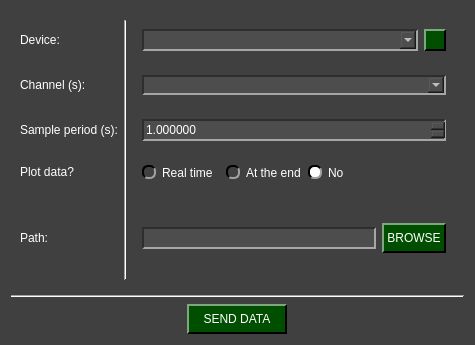
<?xml version="1.0" encoding="UTF-8"?>
<ui version="4.0">
 <class>Arduino_SendData_W</class>
 <widget class="QWidget" name="Arduino_SendData_W">
  <property name="geometry">
   <rect>
    <x>0</x>
    <y>0</y>
    <width>475</width>
    <height>345</height>
   </rect>
  </property>
  <property name="windowTitle">
   <string>Form</string>
  </property>
  <property name="styleSheet">
   <string notr="true">QComboBox QAbstractItemView {
    background-color: rgb(77, 77, 77);
}

QComboBox QAbstractItemView::item:focus{
    background-color: rgb(140, 140, 140);
}

QDoubleSpinBox{
	background-color: rgb(77, 77, 77);
	
	border-top: 1.5px solid rgb(46, 46, 46);
	border-left: 1.5px solid rgb(46, 46, 46);

	border-bottom: 1.5px solid rgb(166, 166, 166);
	border-right: 1.5px solid rgb(166, 166, 166);
}

QDoubleSpinBox::up-button{
    image: url(:/imgs/imgs/drop_up_arrow.png);
	width: 11px;

	background-color: rgb(0, 79, 0);
	border-top: 1.5px solid rgb(127, 167, 127);
	border-left: 1.5px solid rgb(127, 167, 127);

	border-bottom: 1.5px solid rgb(0, 0, 0);
	border-right: 1.5px solid rgb(0, 0, 0);
}

QDoubleSpinBox::up-button:pressed{
	border: 2px solid rgb(255, 255, 255);
}

QDoubleSpinBox::up-button:hover{
	background-color: rgb(0, 50, 0);
}

QDoubleSpinBox::down-button{
    image: url(:/imgs/imgs/drop_down_arrow.png);
	width: 11px;

	background-color: rgb(0, 79, 0);
	border-top: 1.5px solid rgb(127, 167, 127);
	border-left: 1.5px solid rgb(127, 167, 127);

	border-bottom: 1.5px solid rgb(0, 0, 0);
	border-right: 1.5px solid rgb(0, 0, 0);
}

QDoubleSpinBox::down-button:pressed{
	border: 2px solid rgb(255, 255, 255);
}

QDoubleSpinBox::down-button:hover{
	background-color: rgb(0, 50, 0);
}

QWidget#Arduino_SendData_W{
	background-color: rgb(64, 64, 64);
}

QWidget{
	color: rgb(255, 255, 255);
}

QComboBox{
	background-color: rgb(77, 77, 77);
	
	border-top: 1.5px solid rgb(46, 46, 46);
	border-left: 1.5px solid rgb(46, 46, 46);

	border-bottom: 1.5px solid rgb(166, 166, 166);
	border-right: 1.5px solid rgb(166, 166, 166);
}


QComboBox::drop-down{
	image: url(:/imgs/imgs/drop_down_arrow.png);
	width: 11px;

	background-color: rgb(0, 79, 0);
	border-top: 2px solid rgb(127, 167, 127);
	border-left: 2px solid rgb(127, 167, 127);

	border-bottom: 2px solid rgb(0, 0, 0);
	border-right: 2px solid rgb(0, 0, 0);
}

QComboBox::drop-down:hover{
	background-color: rgb(0, 50, 0);
}

QComboBox::drop-down:pressed{
	border: 2px solid rgb(255, 255, 255);
}

QPushButton{
	background-color: rgb(0, 79, 0);

	border-top: 1.5px solid rgb(127, 167, 127);
	border-left: 1.5px solid rgb(127, 167, 127);

	border-bottom: 1.5px solid rgb(0, 0, 0);
	border-right: 1.5px solid rgb(0, 0, 0);

	
	font: 12pt &quot;Helvetica&quot;;
	text-align:center;
}

QWidget{
	font: 12pt &quot;Helvetica&quot;;
}

QPushButton:hover{
	background-color: rgb(0, 50, 0);
}

QPushButton:pressed{
	border: 2px solid rgb(255, 255, 255);
}

QLineEdit{
	background-color: rgb(77, 77, 77);
	border-top: 1.5px solid rgb(46, 46, 46);
	border-left: 1.5px solid rgb(46, 46, 46);

	border-bottom: 1.5px solid rgb(166, 166, 166);
	border-right: 1.5px solid rgb(166, 166, 166);
}

QRadioButton::indicator{
	border-radius: 6px;
	border-top: 1.5px solid rgb(0, 0, 0);
	border-left: 1.5px solid rgb(0, 0, 0);

	border-bottom: 1.5px solid rgb(160, 160, 160);
	border-right: 1.5px solid rgb(160, 160, 160);
}

QRadioButton::indicator::checked{
	background-color: white;
}

QRadioButton::indicator::unchecked:hover{
	background-color: #9F9F9F;
}

QRadioButton::indicator::pressed{
	border: 1.5px solid #505050
}

QPushButton#reload_devices{
	image: url(:/imgs/imgs/reload.png);
	width: 11px;
	background-color: rgb(0, 79, 0);

	border-top: 1.5px solid rgb(127, 167, 127);
	border-left: 1.5px solid rgb(127, 167, 127);

	border-bottom: 1.5px solid rgb(0, 0, 0);
	border-right: 1.5px solid rgb(0, 0, 0);

	
	font: 12pt &quot;Helvetica&quot;;
	text-align:center;
}

QPushButton#reload_devices:hover{
	background-color: rgb(0, 50, 0);
}

QPushButton#reload_devices:pressed{
	border: 2px solid rgb(255, 255, 255);
}</string>
  </property>
  <layout class="QGridLayout" name="gridLayout_3">
   <item row="0" column="0">
    <widget class="QWidget" name="widget" native="true">
     <layout class="QGridLayout" name="gridLayout">
      <item row="2" column="0">
       <widget class="QLabel" name="label_4">
        <property name="minimumSize">
         <size>
          <width>0</width>
          <height>30</height>
         </size>
        </property>
        <property name="maximumSize">
         <size>
          <width>16777215</width>
          <height>30</height>
         </size>
        </property>
        <property name="text">
         <string>Sample period (s):</string>
        </property>
       </widget>
      </item>
      <item row="3" column="2" alignment="Qt::AlignmentFlag::AlignLeft">
       <widget class="QWidget" name="widget_7" native="true">
        <layout class="QHBoxLayout" name="horizontalLayout">
         <item>
          <widget class="QRadioButton" name="yes_rt_plot_radio">
           <property name="text">
            <string>Real time</string>
           </property>
           <property name="checked">
            <bool>false</bool>
           </property>
           <attribute name="buttonGroup">
            <string notr="true">plot_radio_group</string>
           </attribute>
          </widget>
         </item>
         <item>
          <widget class="QLabel" name="label_warning">
           <property name="toolTip">
            <string>&lt;html&gt;&lt;head/&gt;&lt;body&gt;&lt;p&gt;&lt;span style=&quot; font-size:16pt;&quot;&gt;Selecting Real Time may reduce your acquisition performance if you need to collect data at high frequencies ( sample period &amp;lt; 0.05 s ). We suggest plotting at the end of the acquisition if you don't want to be affected.&lt;/span&gt;&lt;/p&gt;&lt;/body&gt;&lt;/html&gt;</string>
           </property>
           <property name="text">
            <string>&lt;html&gt;&lt;head/&gt;&lt;body&gt;&lt;p&gt;&lt;img src=&quot;:/imgs/imgs/Warning_logo.png&quot;/&gt;&lt;/p&gt;&lt;/body&gt;&lt;/html&gt;</string>
           </property>
          </widget>
         </item>
         <item>
          <widget class="QRadioButton" name="yes_ate_plot_radio">
           <property name="text">
            <string>At the end</string>
           </property>
           <attribute name="buttonGroup">
            <string notr="true">plot_radio_group</string>
           </attribute>
          </widget>
         </item>
         <item>
          <widget class="QRadioButton" name="no_plot_radio">
           <property name="text">
            <string>No</string>
           </property>
           <property name="checked">
            <bool>true</bool>
           </property>
           <attribute name="buttonGroup">
            <string notr="true">plot_radio_group</string>
           </attribute>
          </widget>
         </item>
        </layout>
       </widget>
      </item>
      <item row="0" column="2">
       <widget class="QWidget" name="widget_2" native="true">
        <layout class="QGridLayout" name="gridLayout_2">
         <item row="1" column="0">
          <widget class="QComboBox" name="device_combo">
           <property name="minimumSize">
            <size>
             <width>0</width>
             <height>22</height>
            </size>
           </property>
           <property name="maximumSize">
            <size>
             <width>16777215</width>
             <height>22</height>
            </size>
           </property>
          </widget>
         </item>
         <item row="1" column="1">
          <widget class="QPushButton" name="reload_devices">
           <property name="minimumSize">
            <size>
             <width>22</width>
             <height>22</height>
            </size>
           </property>
           <property name="maximumSize">
            <size>
             <width>22</width>
             <height>22</height>
            </size>
           </property>
           <property name="toolTip">
            <string>&lt;html&gt;&lt;head/&gt;&lt;body&gt;&lt;p&gt;Update COM ports&lt;/p&gt;&lt;/body&gt;&lt;/html&gt;</string>
           </property>
           <property name="text">
            <string/>
           </property>
          </widget>
         </item>
        </layout>
       </widget>
      </item>
      <item row="2" column="2">
       <widget class="QWidget" name="widget_5" native="true">
        <layout class="QGridLayout" name="gridLayout_6">
         <item row="0" column="0">
          <widget class="QDoubleSpinBox" name="Ts_in">
           <property name="minimumSize">
            <size>
             <width>0</width>
             <height>22</height>
            </size>
           </property>
           <property name="maximumSize">
            <size>
             <width>16777215</width>
             <height>22</height>
            </size>
           </property>
           <property name="decimals">
            <number>6</number>
           </property>
           <property name="maximum">
            <double>999999999999.000000000000000</double>
           </property>
           <property name="singleStep">
            <double>0.010000000000000</double>
           </property>
           <property name="stepType">
            <enum>QAbstractSpinBox::StepType::AdaptiveDecimalStepType</enum>
           </property>
           <property name="value">
            <double>1.000000000000000</double>
           </property>
          </widget>
         </item>
        </layout>
       </widget>
      </item>
      <item row="0" column="0">
       <widget class="QLabel" name="label">
        <property name="minimumSize">
         <size>
          <width>0</width>
          <height>30</height>
         </size>
        </property>
        <property name="maximumSize">
         <size>
          <width>16777215</width>
          <height>30</height>
         </size>
        </property>
        <property name="text">
         <string>Device:</string>
        </property>
       </widget>
      </item>
      <item row="5" column="0">
       <widget class="QLabel" name="label_8">
        <property name="minimumSize">
         <size>
          <width>0</width>
          <height>30</height>
         </size>
        </property>
        <property name="maximumSize">
         <size>
          <width>16777215</width>
          <height>30</height>
         </size>
        </property>
        <property name="text">
         <string>Path:</string>
        </property>
       </widget>
      </item>
      <item row="0" column="1" rowspan="7">
       <widget class="Line" name="line">
        <property name="orientation">
         <enum>Qt::Orientation::Vertical</enum>
        </property>
       </widget>
      </item>
      <item row="3" column="0">
       <widget class="QLabel" name="label_6">
        <property name="minimumSize">
         <size>
          <width>0</width>
          <height>30</height>
         </size>
        </property>
        <property name="maximumSize">
         <size>
          <width>16777215</width>
          <height>30</height>
         </size>
        </property>
        <property name="text">
         <string>Plot data?</string>
        </property>
       </widget>
      </item>
      <item row="5" column="2">
       <widget class="QWidget" name="widget_9" native="true">
        <property name="minimumSize">
         <size>
          <width>0</width>
          <height>50</height>
         </size>
        </property>
        <property name="maximumSize">
         <size>
          <width>16777215</width>
          <height>50</height>
         </size>
        </property>
        <layout class="QHBoxLayout" name="horizontalLayout_3">
         <item alignment="Qt::AlignmentFlag::AlignVCenter">
          <widget class="QLineEdit" name="path_line_edit">
           <property name="minimumSize">
            <size>
             <width>0</width>
             <height>22</height>
            </size>
           </property>
           <property name="maximumSize">
            <size>
             <width>16777215</width>
             <height>22</height>
            </size>
           </property>
          </widget>
         </item>
         <item alignment="Qt::AlignmentFlag::AlignVCenter">
          <widget class="QPushButton" name="path_folder_browse">
           <property name="minimumSize">
            <size>
             <width>0</width>
             <height>30</height>
            </size>
           </property>
           <property name="maximumSize">
            <size>
             <width>16777215</width>
             <height>30</height>
            </size>
           </property>
           <property name="text">
            <string> BROWSE </string>
           </property>
          </widget>
         </item>
        </layout>
       </widget>
      </item>
      <item row="1" column="0">
       <widget class="QLabel" name="label_2">
        <property name="text">
         <string>Channel (s):</string>
        </property>
       </widget>
      </item>
      <item row="1" column="2">
       <widget class="QWidget" name="widget_3" native="true">
        <layout class="QGridLayout" name="gridLayout_4">
         <item row="0" column="0">
          <widget class="QComboBox" name="channel_combo"/>
         </item>
        </layout>
       </widget>
      </item>
     </layout>
    </widget>
   </item>
   <item row="1" column="0">
    <widget class="Line" name="line_3">
     <property name="orientation">
      <enum>Qt::Orientation::Horizontal</enum>
     </property>
    </widget>
   </item>
   <item row="2" column="0" alignment="Qt::AlignmentFlag::AlignHCenter">
    <widget class="QPushButton" name="start_send_data">
     <property name="minimumSize">
      <size>
       <width>100</width>
       <height>30</height>
      </size>
     </property>
     <property name="maximumSize">
      <size>
       <width>16777215</width>
       <height>30</height>
      </size>
     </property>
     <property name="text">
      <string>SEND DATA</string>
     </property>
    </widget>
   </item>
  </layout>
 </widget>
 <resources>
  <include location="resources_1.qrc"/>
 </resources>
 <connections/>
 <buttongroups>
  <buttongroup name="plot_radio_group"/>
 </buttongroups>
</ui>
